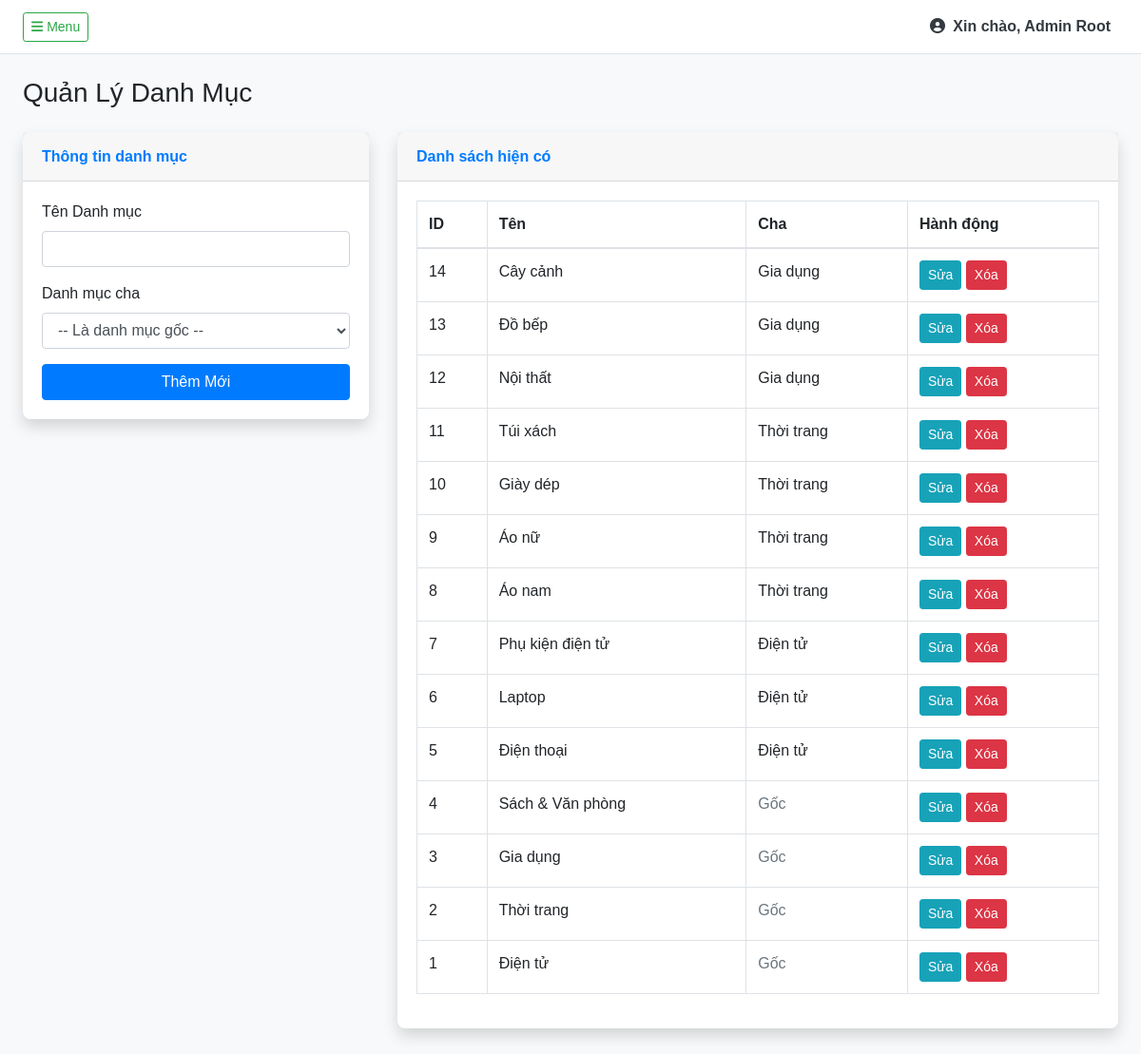
The page /page/AdminPage/CategoriesPage/categories_list.php (signed in) on the database its author committed.
### tables this page shows
CREATE TABLE `categories` (
  `cid` int(11) NOT NULL,
  `name` varchar(100) NOT NULL,
  `parent_id` int(11) DEFAULT NULL
);

### page/AdminPage/CategoriesPage/categories_list.php (the view, shortened to what this page needs)
<?php
require_once '../Layout/header.php';
$sql = "SELECT c1.cid, c1.name, c1.parent_id, c2.name AS parent_name
        FROM categories c1
        LEFT JOIN categories c2 ON c1.parent_id = c2.cid
        ORDER BY c1.cid DESC";
$result = $conn->query($sql);
?>
<h1 class="h3 mb-4 text-gray-800">Quản Lý Danh Mục</h1>
<div class="row">
    <div class="col-md-4">
        <div class="card shadow mb-4">
            <div class="card-header py-3"><h6 class="m-0 font-weight-bold text-primary">Thông tin danh mục</h6></div>
            <div class="card-body">
                <form method="POST" id="catForm">
                    <div class="form-group">
                        <label>Tên Danh mục</label>
                        <input type="text" name="name" id="name" class="form-control" required>
                    </div>
                    <div class="form-group">
                        <label>Danh mục cha</label>
                        <select name="parent_id" id="parent_id" class="form-control">
                            <option value="">-- Là danh mục gốc --</option>
                        </select>
                    </div>
                    <button type="submit" name="add_category" id="btnSubmit" class="btn btn-primary btn-block">Thêm Mới</button>
                </form>
            </div>
        </div>
    </div>
    <div class="col-md-8">
        <div class="card shadow mb-4">
            <div class="card-header py-3"><h6 class="m-0 font-weight-bold text-primary">Danh sách hiện có</h6></div>
            <div class="card-body">
                <div class="table-responsive">
                    <table class="table table-bordered">
                        <thead><tr><th>ID</th><th>Tên</th><th>Cha</th><th>Hành động</th></tr></thead>
                        <tbody>
                            <?php if($result) while($row = $result->fetch_assoc()): ?>
                            <tr>
                                <td><?= $row['cid'] ?></td>
                                <td><?= htmlspecialchars($row['name']) ?></td>
                                <td><?= $row['parent_name'] ?? '<span class="text-muted">Gốc</span>' ?></td>
                                <td>
                                    <button class="btn btn-sm btn-info" onclick="editCat(<?= $row['cid'] ?>, '<?= $row['name'] ?>', '<?= $row['parent_id'] ?>')">Sửa</button>
                                    <a href="?action=delete&cid=<?= $row['cid'] ?>" class="btn btn-sm btn-danger" onclick="return confirm('Xóa danh mục này?')">Xóa</a>
                                </td>
                            </tr>
                            <?php endwhile; ?>
                        </tbody>
                    </table>
                </div>
            </div>
        </div>
    </div>
</div>
<?php require_once '../Layout/footer.php'; ?>

### page/AdminPage/Layout/header.php (style rules this page uses)
body { background: #f8f9fa; font-family: sans-serif; overflow-x: hidden; }
.card { border: none; border-radius: 8px; box-shadow: 0 0.15rem 1.75rem 0 rgba(58, 59, 69, 0.15); }

### rows shown on the page
categories: cid "14", name "Cây cảnh", parent.name "Gia dụng"
categories: cid "13", name "Đồ bếp", parent.name "Gia dụng"
categories: cid "12", name "Nội thất", parent.name "Gia dụng"
categories: cid "11", name "Túi xách", parent.name "Thời trang"
categories: cid "10", name "Giày dép", parent.name "Thời trang"
categories: cid "9", name "Áo nữ", parent.name "Thời trang"
categories: cid "8", name "Áo nam", parent.name "Thời trang"
categories: cid "7", name "Phụ kiện điện tử", parent.name "Điện tử"
categories: cid "6", name "Laptop", parent.name "Điện tử"
categories: cid "5", name "Điện thoại", parent.name "Điện tử"
categories: cid "4", name "Sách & Văn phòng", parent_name "Gốc"
categories: cid "3", name "Gia dụng", parent_name "Gốc"
categories: cid "2", name "Thời trang", parent_name "Gốc"
categories: cid "1", name "Điện tử", parent_name "Gốc"

### other values the page prints
$_SESSION['fullname'] "Admin Root"
